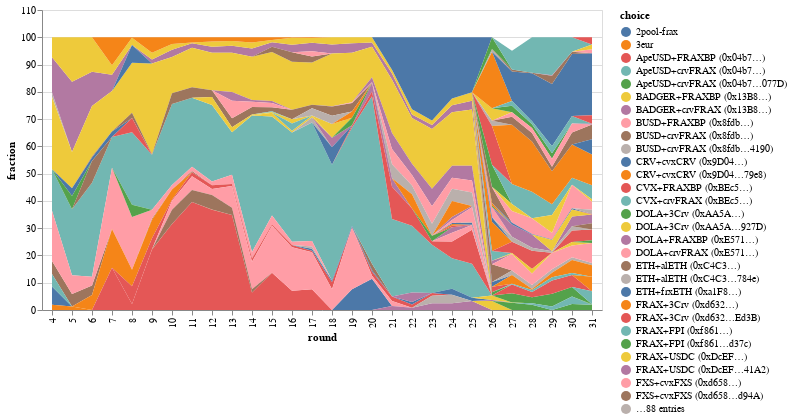

Notebook cell for this chart:
### Code cell
# TODO: For round 27, why do the percentage allocations not add up to 1? 
# TODO: For the earlier voting rounds (before 4), the names used are not consistent with those used in rounds after 4. Normalize these names via tokenization logic. 
df.head()

(
    alt.Chart(
        df[['round', 'fraction', 'choice']].loc[df['round'] >= 4]
    )
    .mark_area()
    .encode(
        x="round:O", 
        y="fraction:Q", 
        color="choice:N",
        tooltip="fraction:Q"
    )
)

### Figure 1 — Vega-Lite specification as saved in the notebook (floating-point values rounded to 4 significant figures; data arrays with more than 128 entries replaced by an {"elided": "..."} marker saying what was removed)
{"config": {"view": {"continuousWidth": 400, "continuousHeight": 300}}, "data": {"name": "data-b5876ce0b42107948b1b33676c7ae6fd"}, "mark": "area", "encoding": {"color": {"field": "choice", "type": "nominal"}, "tooltip": {"field": "fraction", "type": "quantitative"}, "x": {"field": "round", "type": "ordinal"}, "y": {"field": "fraction", "type": "quantitative"}}, "$schema": "https://vega.github.io/schema/vega-lite/v4.17.0.json", "datasets": {"data-b5876ce0b42107948b1b33676c7ae6fd": {"elided": "435 records"}}}
